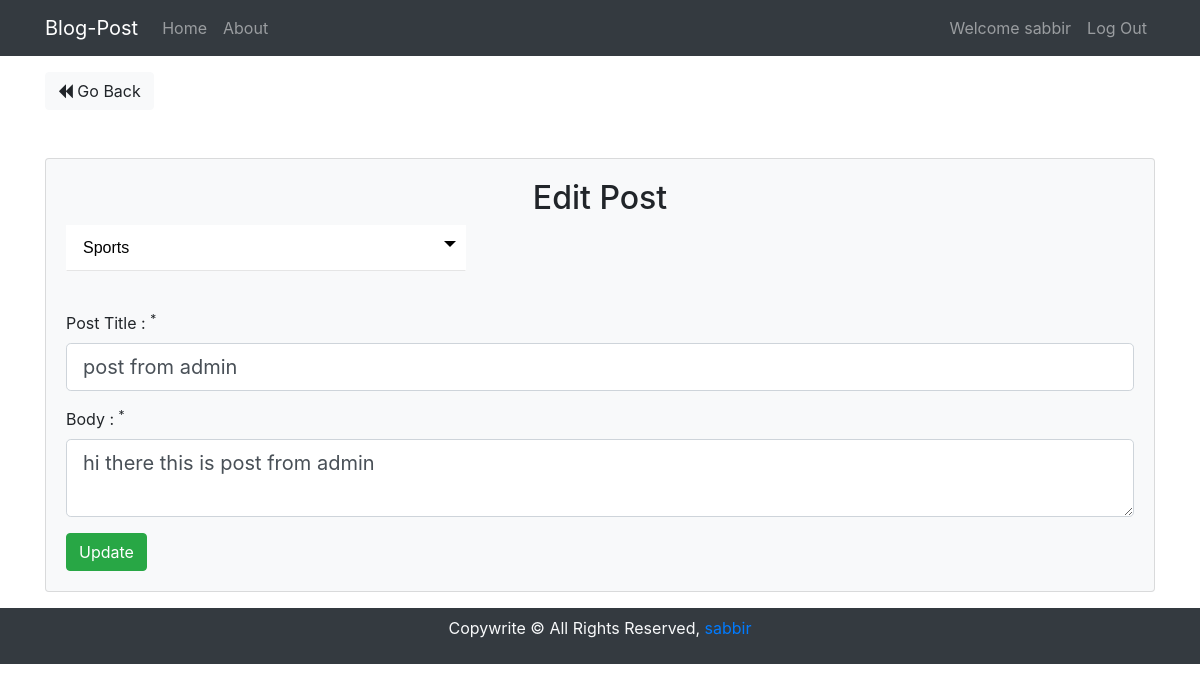
The app's page /posts/edit/52 (signed in) with its own data.
### tables this page shows
CREATE TABLE `categories` (
  `id` int(11) NOT NULL,
  `catName` varchar(255) NOT NULL
);

CREATE TABLE `posts` (
  `id` int(11) NOT NULL,
  `user_id` int(11) NOT NULL,
  `cat_id` int(11) NOT NULL,
  `title` varchar(255) NOT NULL,
  `body` text NOT NULL,
  `created_at` datetime NOT NULL DEFAULT current_timestamp()
);

### app/lib/Core.php (called while the page is built, shortened)
<?php
   class Core{
      protected $currentMethod = 'index';
      public function __construct(){
         $url = $this->getUrl();
         if (file_exists('../app/controllers/'. ucwords($url[0]).'.php')) {
            unset($url[0]);
         }
         $this->currentController = new $this->currentController;
         if (isset($url[1])) {
            if (method_exists($this->currentController, $url[1])) {
               $this->currentMethod = $url[1];
               unset($url[1]);
            }
         }
         $this->params = $url? array_values($url) : [];
         call_user_func_array([$this->currentController, $this->currentMethod], $this->params);
      }
      public function getUrl(){
         if (isset($_GET['url'])) {
            $url = rtrim($_GET['url'], '/');
            $url = filter_var($url, FILTER_SANITIZE_URL);
            $url = explode('/', $url);
            return $url;
         }
      }
   }

### public/index.php (called while the page is built, shortened)
<?php
$init = new Core();

### app/lib/Database.php (called while the page is built, shortened)
<?php
class Database{
   private $host = DB_HOST;
   private $user = DB_USER;
   private $pass = DB_PASS;
   private $dbname = DB_NAME;
   private $dbh;
   private $stmt;
   public function __construct(){
      $dsn = 'mysql:host =' .$this->host. ';dbname=' .$this->dbname ;
      $options = array(
         PDO::ATTR_PERSISTENT => true,
         PDO::ATTR_ERRMODE => PDO::ERRMODE_EXCEPTION
      );
      try{
         $this->dbh = new PDO($dsn, $this->user, $this->pass, $options);
      }catch(PDOException $e){
         $this->error = $e->getMessage();
         echo $this->error;
      }
   }
   public function query($sql){
      $this->stmt = $this->dbh->prepare($sql);
   }
   public function bind($param, $value, $type = null){
      if (is_null($type)) {
         switch(true){
            default:
               $type = PDO::PARAM_STR;
         }
      }
      $this->stmt->bindValue($param, $value, $type);
   }
   public function execute(){
      return $this->stmt->execute();
   }
   public function resultSet(){
      $this->execute();
      return $this->stmt->fetchAll(PDO::FETCH_OBJ);
   }
   public function single(){
      $this->execute();
      return $this->stmt->fetch(PDO::FETCH_OBJ);
   }
}

### app/models/Post.php (called while the page is built, shortened)
<?php
class Post{
   private $db;
   public function __construct(){
      $this->db = new Database;
   }
   public function getPostById($id){
      $this->db->query("SELECT * FROM posts WHERE id = :id ");
      $this->db->bind(':id', $id);
      $row = $this->db->single();
      return $row;
   }
}

### app/models/Category.php (called while the page is built, shortened)
<?php
class Category{
   private $db;
   public function __construct(){
      $this->db = new Database;
   }
   public function getCategories(){
      $this->db->query("SELECT * FROM categories");
      $result = $this->db->resultSet();
      return $result;
   }
   public function getCategoryById($id){
      $this->db->query("SELECT * FROM categories WHERE id = :id ");
      $this->db->bind(':id', $id);
      return $this->db->single();
   }
}

### app/views/posts/edit.php (the view, shortened to what this page needs)
<?php require APPROOT.'/views/inc/header.php'; ?>
<a href="<?php echo URLROOT; ?>/posts" class="btn btn-light"><i class="fa fa-backward"></i> Go Back</a>
<div class="card card-body bg-light mt-5">
   <h2 class="text-center">Edit Post</h2>
   <form action="<?php echo URLROOT; ?>/posts/edit/<?php echo $data['id']; ?>" method="post">
      <div class="form-group">
         <div class="divcustom-select" style="width:400px;">
            <select name="cat_id" class="form-control form-control-lg <?php echo (!empty($data['cat_err'])) ? 'is-invalid' : ''; ?>">
               <?php foreach($data['categories'] as $category): ?>
               <option
               <?php if($data['cat_id'] == $category->id){?>
               selected = 'selected';
               <?php } ?>
                value="<?php echo $category->id; ?>"><?php echo $category->catName; ?></option>
               <?php endforeach; ?>
            </select>
         </div>
      </div>
      <br>
      <div class="form-group">
         <label for="title">Post Title : <sup>*</sup></label>
         <input type="text" name="title" class="form-control form-control-lg <?php echo (!empty($data['title_err'])) ? 'is-invalid' : ''; ?>" value="<?php echo $data['title']; ?>" >
      </div>
      <div class="form-group">
         <label for="body">Body : <sup>*</sup></label>
         <textarea type="text" name="body" class="form-control form-control-lg <?php echo (!empty($data['body_err'])) ? 'is-invalid' : ''; ?>" ><?php echo $data['body']; ?></textarea>
      </div>
      <input type="submit" value="Update" class="btn btn-success">
   </form>
</div>
<?php require APPROOT.'/views/inc/footer.php'; ?>

### public/css/style.css (style rules this page uses)
.divcustom-select { position: relative; font-family: Arial; }
.divcustom-select select { display: none; }

### records on screen
categories: catName "Sports"
posts: title "post from admin", body "hi there this is post from admin"

### other values on screen
SITENAME "Blog-Post"
$_SESSION['user-name'] "sabbir"
